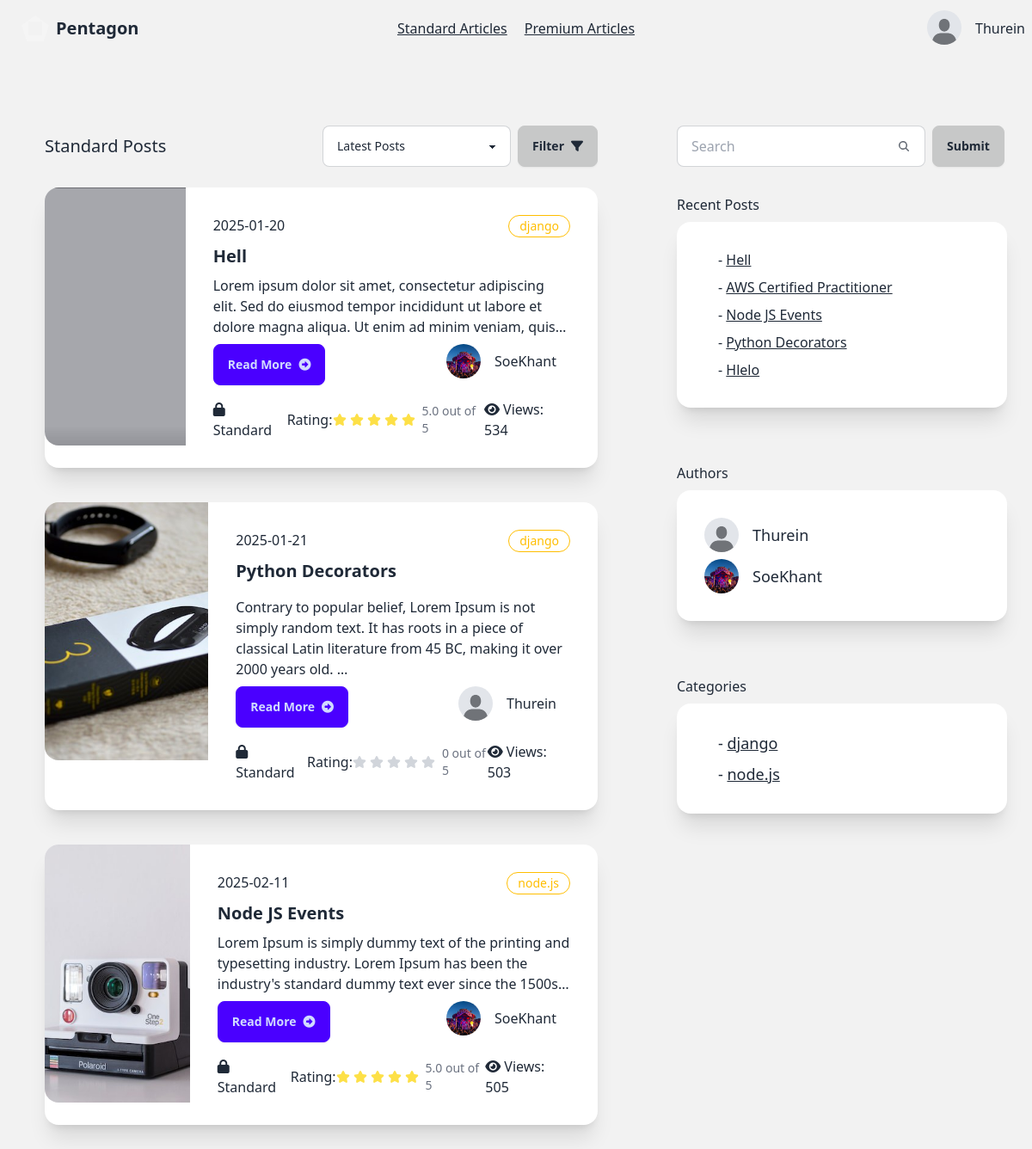
Page /reader/standard-posts/ (signed in) on the committed database.
### account/models.py (models this page shows, shortened)
class AccountStatus(models.Model):
    is_verified=models.BooleanField(default=False)
    profile=models.ImageField(max_length=100, blank=True,default="account/default.jpeg",null=True,upload_to="media/account")
    user=models.ForeignKey(User, on_delete=models.CASCADE,related_name="account_status")
    rank=models.CharField(max_length=20,blank=True, default="Silver")
    created_at=models.DateTimeField(auto_now=True)

### writer/models.py (models this page shows, shortened)
class Article(models.Model):
    CATEGORY_CHOICES = [
        ('flutter', 'Flutter'),
        ('react-native', 'React Native'),
        ('node.js', 'Node.JS'),
        ('spring-boot','Spring Boot'),
        ('laravel','Laravel'),
        ('django',"Django"),
        ('aws',"AWS"),
        ('web-development','Web Development'),
        ('mobile-development','Mobile Development'),
        ('cloud','Cloud Architect')
    ]
    title=models.CharField(max_length=100)
    content=models.TextField(
        validators=[
            MinLengthValidator(40, message="Content must be at least 40 characters long.")
        ]
    )
    author=models.ForeignKey(User, on_delete=models.CASCADE)
    view_count = models.PositiveIntegerField(default=0)
    posted_at=models.DateTimeField(auto_now_add=True)
    is_premium=models.BooleanField(default=False)
    is_standard=models.BooleanField(default=False)
    photo=models.ImageField(default='article/default.jpeg', blank=True, null=True,upload_to="article/")
    category = models.CharField(
        max_length=20,
        choices=CATEGORY_CHOICES,
        default='web-development',
        blank=False,
        null=False
    )
    def get_rating(self):
        reviews = self.article_review.all()
        if reviews:
            total_rating = sum(review.rating for review in reviews)
            return total_rating / len(reviews)
        else:
            return 0
    def get_author_name(self):
        return self.author.username
    def get_account_status(self):
        try:
            return self.author.account_status.first()
        except AccountStatus.DoesNotExist:
            return None
    def __str__(self):
        return self.title

class ArticleReview(models.Model):
    article=models.ForeignKey(Article, on_delete=models.CASCADE,related_name="article_review")
    user=models.ForeignKey(User, on_delete=models.CASCADE, related_name="article_reviewer")
    comment=models.TextField(blank=True, null=True)
    rating=models.FloatField(default=0,blank=True, null=True)
    author_reply=models.TextField(blank=True, null=True)
    posted_at=models.DateTimeField(auto_now_add=True)

class RecentArticle(models.Model):
    user=models.ForeignKey(User, on_delete=models.CASCADE)
    article=models.ForeignKey(Article, on_delete=models.CASCADE)
    created_at=models.DateTimeField(auto_now=True)

### reader/views.py (the view, shortened to what this page needs)
# urls.py: path('standard-posts/',views.standard_posts,name="standard-posts"),
@login_required(login_url="sign-in")
def standard_posts(request):
    try:
        sub_user=Subscription.objects.get(user=request.user,is_active=True)
    except Subscription.DoesNotExist:
        return redirect("subscription-locked")
    if sub_user.subscription_plan == 'Premium' or 'Standard':
        articles=Article.objects.filter(is_standard=True)
        article_standard_authors=Article.objects.filter(is_standard=True).values('author')
        article_categories=Article.objects.filter(is_standard=True).values("category").distinct()
        accounts=AccountStatus.objects.filter(user__in=article_standard_authors)
        recent_articles=RecentArticle.objects.filter(user=request.user).select_related("article").order_by("-created_at")[:5]
        query=request.GET.get("search","")
        context={
            "articles":articles,
            "accounts":accounts,
            "account_status":get_account_status(request),
            "recent_articles":recent_articles,
            "categories":article_categories
        }
        return render(request, "reader/standard-posts.html", context)
    else:
        return redirect("subscription-locked")

### reader/views.py (called while the page is built)
def get_account_status(request):
    account_status = AccountStatus.objects.get(user=request.user)
    return account_status

### reader/templates/reader/standard-posts.html (shortened to what this page needs)
{% extends "reader/base.html" %}
{% block content %}
<div class=" bg-base-200 min-h-screen flex w-100">
  <div class="grid grid-cols-8 gap-2 ">
      <div class="col-start-1 col-span-5 mt-12 mx-5">
          <div class="card">
              <div class="card-body">
                 <div class="flex justify-between items-center">
                  <p class="text-xl">Standard Posts</p>
                  <div class="flex w-80">
                    <select id="postFilter" class="select select-bordered w-full max-w-xs ">
                      <option  selected>Latest Posts</option>
                    </select>
                    <button id="applyFilterBtn" class="btn btn-active ml-2">Filter <i class="fa-solid fa-filter"></i></button>
                  </div>
                 </div>
                  {% for article in articles %}
        <div class="card card-side bg-base-100 shadow-xl my-4">
          <figure class="w-11/12 h-5/6">
              <img
                style="min-height:300px;"
                src="{{article.photo.url}}"
                alt="Movie" />
            </figure>
          <div class="card-body">
            <div class="flex">
              <p>{{article.posted_at|date:'Y-m-d'}}</p>
              <div class="badge badge-warning badge-outline p-3">{{article.category}}</div>
            </div>
            <h2 class="card-title font-bold">{{article.title}}</h2>
            <p class="line-clamp-3">{{article.content|safe|truncatewords:30}}</p>
            <div class="card-actions justify-between">
              <a href="{% url 'post-detail' article.id %}" class="btn btn-primary"> Read More<i class="fa-solid fa-circle-right"></i></a>
              <div>
                  <div class="flex-row flex items-center">
                      <div class="avatar">
                          <div class="w-10 rounded-full">
                              <img
                              style="object-fit: cover;width:100%;height:100%"
                              alt="Tailwind CSS Navbar component"
                              src="{{article.get_account_status.profile.url}}" />
                          </div>
                        </div>
                        <h2 class="mx-4">{{article.get_author_name}}</h2>
                  </div>
              </div>
            </div>
            <div class="flex justify-between items-center mt-2">
              <div>
                  <i class="fa-solid fa-lock"></i>
                  Standard
              </div>
              <div class="flex items-center">
                Rating:
                <div class="flex">
                </div>
                <div class="">
                  <p class="ms-1 text-sm font-medium text-gray-500 dark:text-gray-400">{{article.get_rating}} out of 5</p>
                </div>
              </div>
              <div class="">
                  <i class="fa-solid fa-eye mr-1"></i>Views:
                 {{article.view_count}}
              </div>
            </div>
          </div>
        </div>
        {% endfor %}
              </div>
          </div>
      </div>
      <div class="col-start-6 col-span-2 mt-20">
          <div class="flex-row">
            <div class="ml-8">
              <form action="" class="flex" method="get">
                <label class="input input-bordered flex items-center gap-2">
                  <input type="text" class="grow" name="search" placeholder="Search" />
                  <svg
                    xmlns="http://www.w3.org/2000/svg"
                    viewBox="0 0 16 16"
                    fill="currentColor"
                    class="h-4 w-4 opacity-70">
                    <path
                      fill-rule="evenodd"
                      d="M9.965 11.026a5 5 0 1 1 1.06-1.06l2.755 2.754a.75.75 0 1 1-1.06 1.06l-2.755-2.754ZM10.5 7a3.5 3.5 0 1 1-7 0 3.5 3.5 0 0 1 7 0Z"
                      clip-rule="evenodd" />
                  </svg>
                </label>
                <input type="submit" value="Submit" class="btn btn-active ml-2">
              </form>
            </div>
            <div class="card">
              <div class="card-body">
                  Recent Posts
                  <div class="card bg-base-100 w-96 shadow-xl">
                      <div class="card-body">
                         {% for article in recent_articles %}
                         <div class="flex-row flex items-center">
                               <h2 class="mx-4">- <a href="{% url 'post-detail' article.article.id %}" class="link">{{article.article}}</a></h2>
                         </div>
                         {% endfor %}
                      </div>
                    </div>
                </div>
              </div>
            <div class="card">
              <div class="card-body">
                  Authors
                  <div class="card bg-base-100 w-96 shadow-xl">
                      <div class="card-body">
                         {% for account in accounts %}
                         <div class="flex-row flex items-center">
                          <div class="avatar">
                              <div class="w-10 rounded-full">
                                <img src="{{account.profile.url}}" />
                              </div>
                            </div>
                               <h2 class="mx-4 text-lg">{{account.user.username}}</h2>
                         </div>
                         {% endfor %}
                      </div>
                    </div>
                </div>
              </div>
              <div class="card">
                <div class="card-body">
                    Categories
                    <div class="card bg-base-100 w-96 shadow-xl">
                        <div class="card-body">
                           {% for category in categories %}
                           <div class="flex-row flex items-center">
                                 <h2 class="mx-4 text-lg">- <a href="{% url 'category' category.category  %}" class="link">{{category.category}}</a></h2>
                           </div>
                           {% endfor %}
                        </div>
                      </div>
                  </div>
                </div>
          </div>
          </div>
      </div>
</div>
{% endblock  %}

### reader/templates/reader/base.html (shortened to what this page needs)
{% load static %}
<!DOCTYPE html>
<html lang="en">
<head>
    <link href="https://cdn.jsdelivr.net/npm/daisyui@latest/dist/full.min.css" rel="stylesheet" type="text/css" />
    <link href="{% static 'fontawesomefree/css/fontawesome.css' %}" rel="stylesheet" type="text/css">
    <link href="{% static 'fontawesomefree/css/brands.css' %}" rel="stylesheet" type="text/css">
    <link href="{% static 'fontawesomefree/css/solid.css' %}" rel="stylesheet" type="text/css">
</head>
<body>
    <div class="navbar bg-base-200 shadow-xl">
        <div class="navbar-start">
          <a href="{% url 'home' %}" class="btn btn-ghost text-xl"><div class="mask mask-pentagon w-8 h-8 border-8 border-neutral-100	"></div>Pentagon</a>
        </div>
        <div class="navbar-center gap-5">
            <a id="standard" href="{% url 'standard-posts' %}" class=" link ">Standard Articles</a>
            <a  href="{% url 'premium-posts' %}" class="link">Premium Articles</a>
          </div>
        <div class="navbar-end gap-3">
          {% if user.is_authenticated %}
          <div class="dropdown dropdown-end">
            <div tabindex="0" role="button" class="btn btn-ghost btn-circle avatar">
              <div class="w-10 rounded-full">
                <img
                  style="object-fit: contain;width:100%;height:100%"
                  alt="Tailwind CSS Navbar component"
                  src="{{account_status.profile.url}}" />
              </div>
            </div>
          </div>
          {{user}}
          {% else %}
          <a href="{% url 'sign-up' %}" class="btn">Sign Up</a>
          <a href="{% url 'sign-in' %}" class="btn">Sign In</a>
          {% endif %}
        </div>
       </div>
    {% block content %}
    {% endblock  %}
    <script src="https://cdn.tailwindcss.com"></script>
</body>
</html>

### rows in the picture
AccountStatus: profile (placeholder picture), user.username "Thurein"
Article: photo (picture), posted_at "2025-01-20", category "django", title "Hell", content "Lorem ipsum dolor sit amet, consectetur adipiscing elit. Sed do eiusmod tempor incididunt ut labore et dolore magna aliqua. Ut enim ad minim veniam,…", get_account_status.profile (picture), get_author_name "SoeKhant", get_rating "5.0", view_count "534"
Article: photo (picture), posted_at "2025-01-21", category "django", title "Python Decorators", content "Contrary to popular belief, Lorem Ipsum is not simply random text. It has roots in a piece of classical Latin literature from 45 BC, making it over 2000 years old. …", get_account_status.profile (placeholder picture), get_author_name "Thurein", get_rating "0", view_count "503"
Article: photo (picture), posted_at "2025-02-11", category "node.js", title "Node JS Events", content "Lorem Ipsum is simply dummy text of the printing and typesetting industry. Lorem Ipsum has been the industry's standard dummy text ever since the…", get_account_status.profile (picture), get_author_name "SoeKhant", get_rating "5.0", view_count "505"
RecentArticle: article "Hell"
RecentArticle: article "AWS Certified Practitioner"
RecentArticle: article "Node JS Events"
RecentArticle: article "Python Decorators"
RecentArticle: article "Hlelo"
AccountStatus: profile (picture), user.username "SoeKhant"

### other values in the picture
{{ user }} "Thurein"
{{ category.category }} "django" "node.js"
